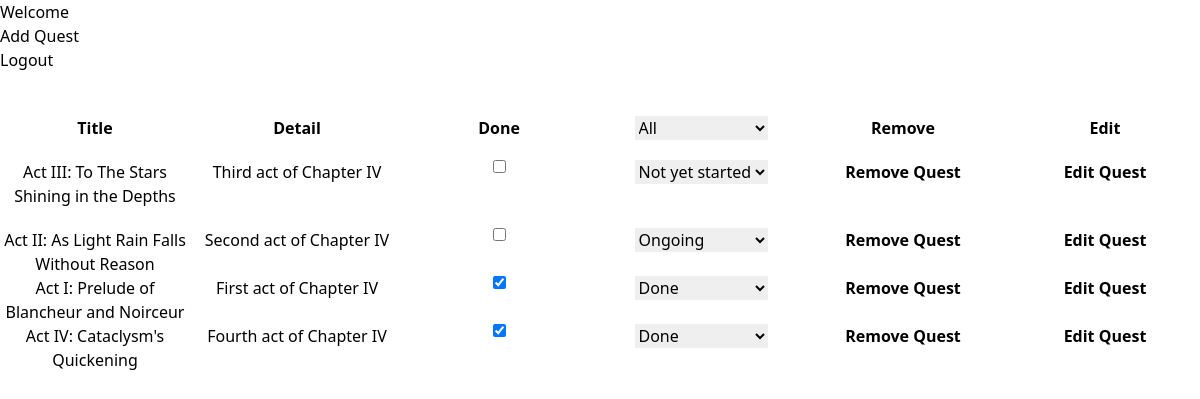
The app's page / (signed in) with its own data.
### tables this page shows
CREATE TABLE `list` (
  `id` int(11) NOT NULL,
  `task_name` varchar(100) DEFAULT NULL,
  `task_desc` varchar(512) DEFAULT NULL,
  `tanggal` date DEFAULT NULL,
  `status` varchar(100) DEFAULT NULL,
  `id_user` int(25) DEFAULT NULL
);

### index.php (the view, shortened to what this page needs)
<head>
    <link href="https://cdn.jsdelivr.net/npm/tailwindcss@2.2.7/dist/tailwind.min.css" rel="stylesheet">
</head>
<?php
require_once("db.php");
?>
<?php
if (!isset($_SESSION["id"]) && !isset($_SESSION["username"])) {
    header("Location: login.php");
} else {
    echo "<div>";
    echo "Welcome<br />";
    echo "<a href= 'add.php'>Add Quest</a><br />";
    echo "<a href= 'logout.php'>Logout</a><br />";
    echo "</div>";
    echo "<div class='task grid grid-cols-6 gap-3 text-center my-5'>";
    echo "<div><b>Title</b></div>";
    echo "<div><b>Detail</b></div>";
    echo "<div><b>Done</b></div>";
    echo "
        <div id='status'>
                <b>
                <select name='status' id='status-select'>
                <option value='All'>All</option>
                <option value='Not yet started'>Not yet started</option>
                <option value='Ongoing'>Ongoing</option>
                <option value='Done'>Done</option>
                </select>
                </b>
        </div>
    ";
    echo "<div><b>Remove</b></div>";
    echo "<div><b>Edit</b></div>";
    echo "</div>";
    echo "<div id='not-yet-started'>";
    $sql = "SELECT * FROM list WHERE id_user = ? AND `status` = 'Not yet started'";
    $stmt = $db->prepare($sql);
    $stmt->execute([$_SESSION['id']]);
    while ($row = $stmt->fetch(PDO::FETCH_ASSOC)) {
        echo "<div class='task grid grid-cols-6 gap-3 text-center my-5'>";
        echo "<div>" . $row['task_name'] . "</div>";
        echo "<div>" . $row['task_desc'] . "</div>";
        echo "<form id='checkboxForm" . $row['id'] . "' method='POST' action='checkbox.php'>";
        echo "<input type='checkbox' id='checkboxID" . $row['id'] . "' onclick='checkbox(" . $row['id'] . ")'>";
        echo "</form>";
        echo "
            <div id='row-status'>
                <select name='status' id='row-status-select-{$row['id']}' onchange='redirectToStatusPage(this)'>
                    <option value='Not yet started' " . ($row['status'] == 'Not yet started' ? 'selected' : '') . ">Not yet started</option>
                    <option value='Ongoing' " . ($row['status'] == 'Ongoing' ? 'selected' : '') . ">Ongoing</option>
                    <option value='Done' " . ($row['status'] == 'Done' ? 'selected' : '') . ">Done</option>
                </select>
            </div>
        ";
        echo "<form id='delete" . $row['id'] . "' action='delete.php' method='POST'>";
        echo "<button type='button' onclick='openCustomDialog(" . $row['id'] . ")'><b>Remove Quest</b></button>";
        echo "</form>";
        echo "<form id='delete" . $row['id'] . "' action='edit.php' method='POST'>";
        echo "<button type='submit'><b>Edit Quest</b></button>";
        echo "</form>";
        echo "</div>";
    }
    echo "</div>";
    echo "<div id='ongoing'>";
    $sql = "SELECT * FROM list WHERE id_user = ? AND `status` = 'Ongoing'";
    $stmt = $db->prepare($sql);
    $stmt->execute([$_SESSION['id']]);
    while ($row = $stmt->fetch(PDO::FETCH_ASSOC)) {
        echo "<div class='task grid grid-cols-6 gap-3 text-center'>";
        echo "<div>" . $row['task_name'] . "</div>";
        echo "<div>" . $row['task_desc'] . "</div>";
        echo "<form id='checkboxForm" . $row['id'] . "' method='POST' action='checkbox.php'>";
        echo "<input type='checkbox' id='checkboxID" . $row['id'] . "' onclick='checkbox(" . $row['id'] . ")'>";
        echo "</form>";
        echo "
            <div id='row-status'>
                <select name='status' id='row-status-select-{$row['id']}' onchange='redirectToStatusPage(this)'>
                    <option value='Not yet started' " . ($row['status'] == 'Not yet started' ? 'selected' : '') . ">Not yet started</option>
                    <option value='Ongoing' " . ($row['status'] == 'Ongoing' ? 'selected' : '') . ">Ongoing</option>
                    <option value='Done' " . ($row['status'] == 'Done' ? 'selected' : '') . ">Done</option>
                </select>
            </div>
        ";
        echo "<form id='delete" . $row['id'] . "' action='delete.php' method='POST'>";
        echo "<button type='button' onclick='openCustomDialog(" . $row['id'] . ")'><b>Remove Quest</b></button>";
        echo "</form>";
        echo "<form id='delete" . $row['id'] . "' action='edit.php' method='POST'>";
        echo "<button type='submit'><b>Edit Quest</b></button>";
        echo "</form>";
        echo "</div>";
    }
    echo "</div>";
    echo "<div id='done'>";
    $sql = "SELECT * FROM list WHERE id_user = ? AND `status` = 'Done'";
    $stmt = $db->prepare($sql);
    $stmt->execute([$_SESSION['id']]);
    while ($row = $stmt->fetch(PDO::FETCH_ASSOC)) {
        echo "<div class='task grid grid-cols-6 gap-3 text-center'>";
        echo "<div>" . $row['task_name'] . "</div>";
        echo "<div>" . $row['task_desc'] . "</div>";
        echo "<form id='checkboxForm" . $row['id'] . "' method='POST' action='checkboxrev.php'>";
        echo "<input type='checkbox' id='checkboxID" . $row['id'] . "' onclick='checkboxrev(" . $row['id'] . ")' checked>";
        echo "</form>";
        echo "
            <div id='row-status'>
                <select name='status' id='row-status-select-{$row['id']}' onchange='redirectToStatusPage(this)'>
                    <option value='Not yet started' " . ($row['status'] == 'Not yet started' ? 'selected' : '') . ">Not yet started</option>
                    <option value='Ongoing' " . ($row['status'] == 'Ongoing' ? 'selected' : '') . ">Ongoing</option>
                    <option value='Done' " . ($row['status'] == 'Done' ? 'selected' : '') . ">Done</option>
                </select>
            </div>
        ";
        echo "<form id='delete" . $row['id'] . "' action='delete.php' method='POST'>";
        echo "<button type='button' onclick='openCustomDialog(" . $row['id'] . ")'><b>Remove Quest</b></button>";
        echo "</form>";
        echo "<form id='delete" . $row['id'] . "' action='edit.php' method='POST'>";
        echo "<button type='submit'><b>Edit Quest</b></button>";
        echo "</form>";
        echo "</div>";
    }
    echo "</div>";
}
?>

### records on screen
list: task_name "Act III: To The Stars Shining in the Depths", task_desc "Third act of Chapter IV", status "Not yet started"
list: task_name "Act II: As Light Rain Falls Without Reason", task_desc "Second act of Chapter IV", status "Ongoing"
list: task_name "Act I: Prelude of Blancheur and Noirceur", task_desc "First act of Chapter IV", status "Done"
list: task_name "Act IV: Cataclysm's Quickening", task_desc "Fourth act of Chapter IV", status "Done"
